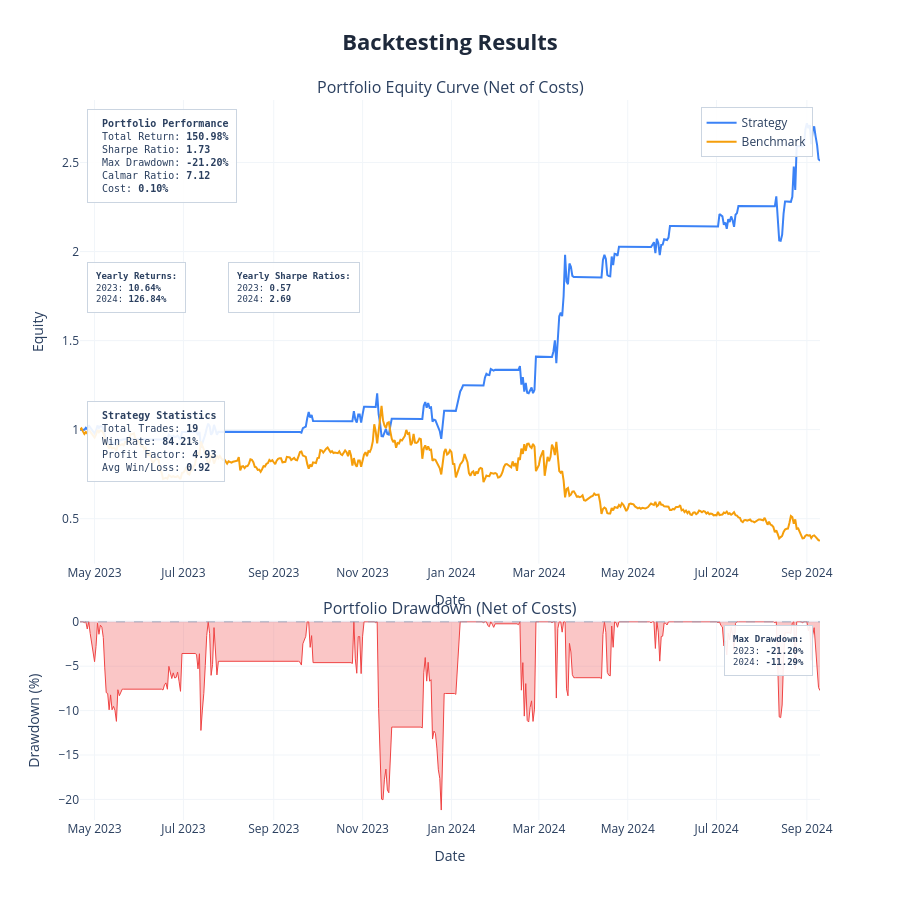

Notebook code cell kept with this figure:
### Code cell
param_defs = {
    "lookback":    ("int",   90, 110),
    "z_lookback":  ("int",   60, 100),
    "entry":       ("float", 1, 3),
    "exit":        ("float", 0.1, 1.5),
    "stop_z":      ("float", 3.5, 5.00),
    "max_holding": ("int",   8, 25),
}

fixed_params = {"stop_z":  4.7614
}   

def pair_reject(metrics):
    if metrics is None:
        return True
    if metrics["num_trades"] < 5:
        return True
    if metrics["profit_factor"] < 0.7:
        return True
    return False

test_params = {
    "lookback": 126,
    "z_lookback": 60,
    "entry": 1.8,
    "exit": 0.5,
    "stop_z": 3.5,
    "max_holding": 15,
}

pair_df, indicator_cols = pair_strategy_fn(pair_prices.copy(), test_params)

display(pair_df.head())
display(pair_df.tail())

results = backtest(
    data=pair_df,
    cost=pair_cost,
    show_plot=True,
    save_html=None,
    show_trades=False,
    benchmark_data=None
)

print(f"Pair: {Y} vs {X}")
print(f"Return        {results['total_return']*100:>8.2f}%")
print(f"Sharpe        {results['sharpe_ratio']:>8.2f}")
print(f"Max Drawdown  {results['max_drawdown']*100:>8.2f}%")
print(f"Calmar        {results['calmar_ratio']:>8.2f}")
print(f"Trades        {results['num_trades']:>8}")
print(f"Win Rate      {results['win_rate']*100:>8.2f}%")
print(f"Profit Factor {results['profit_factor']:>8.2f}")

### Figure 1 — Plotly figure (JSON) as saved in the notebook; plotly's stock layout.template omitted (floating-point values rounded to 4 significant figures; data arrays with more than 128 entries replaced by an {"elided": "..."} marker saying what was removed)
{"data": [{"hovertemplate": "<b>Strategy</b><br>Date: %{x}<br>Equity: %{y:.4f}<extra></extra>", "line": {"color": "#3b82f6", "width": 2}, "mode": "lines", "name": "Strategy", "type": "scatter", "x": {"elided": "509 str values"}, "xaxis": "x", "y": {"elided": "509 float values"}, "yaxis": "y"}, {"hovertemplate": "<b>Benchmark</b><br>Date: %{x}<br>Equity: %{y:.4f}<extra></extra>", "line": {"color": "#f59e0b", "width": 2}, "mode": "lines", "name": "Benchmark", "type": "scatter", "x": {"elided": "509 str values"}, "xaxis": "x", "y": {"elided": "509 float values"}, "yaxis": "y"}, {"fill": "tozeroy", "fillcolor": "rgba(239, 68, 68, 0.3)", "hovertemplate": "<b>Drawdown</b><br>Date: %{x}<br>Drawdown: %{y:.2f}%<extra></extra>", "line": {"color": "#ef4444", "width": 1}, "mode": "lines", "name": "Drawdown", "showlegend": false, "type": "scatter", "x": {"elided": "509 str values"}, "xaxis": "x2", "y": {"elided": "509 float values"}, "yaxis": "y2"}], "layout": {"annotations": [{"font": {"size": 16}, "showarrow": false, "text": "Portfolio Equity Curve (Net of Costs)", "x": 0.5, "xanchor": "center", "xref": "paper", "y": 1, "yanchor": "bottom", "yref": "paper"}, {"font": {"size": 16}, "showarrow": false, "text": "Portfolio Drawdown (Net of Costs)", "x": 0.5, "xanchor": "center", "xref": "paper", "y": 0.276, "yanchor": "bottom", "yref": "paper"}, {"align": "left", "bgcolor": "rgba(255, 255, 255, 0.9)", "bordercolor": "#cbd5e1", "borderpad": 8, "borderwidth": 1, "font": {"family": "monospace", "size": 10}, "showarrow": false, "text": "\n<b>Portfolio Performance</b><br>\nTotal Return: <b>150.98%</b><br>\nSharpe Ratio: <b>1.73</b><br>\nMax Drawdown: <b>-21.20%</b><br>\nCalmar Ratio: <b>7.12</b><br>\nCost: <b>0.10%</b>\n", "x": 0.01, "xanchor": "left", "xref": "x domain", "y": 0.98, "yanchor": "top", "yref": "y domain"}, {"align": "left", "bgcolor": "rgba(255, 255, 255, 0.9)", "bordercolor": "#cbd5e1", "borderpad": 8, "borderwidth": 1, "font": {"family": "monospace", "size": 9}, "showarrow": false, "text": "<b>Yearly Returns:</b><br>2023: <b>10.64%</b><br>2024: <b>126.84%</b><br>", "x": 0.01, "xanchor": "left", "xref": "x domain", "y": 0.65, "yanchor": "top", "yref": "y domain"}, {"align": "left", "bgcolor": "rgba(255, 255, 255, 0.9)", "bordercolor": "#cbd5e1", "borderpad": 8, "borderwidth": 1, "font": {"family": "monospace", "size": 9}, "showarrow": false, "text": "<b>Yearly Sharpe Ratios:</b><br>2023: <b>0.57</b><br>2024: <b>2.69</b><br>", "x": 0.2, "xanchor": "left", "xref": "x domain", "y": 0.65, "yanchor": "top", "yref": "y domain"}, {"align": "left", "bgcolor": "rgba(255, 255, 255, 0.9)", "bordercolor": "#cbd5e1", "borderpad": 8, "borderwidth": 1, "font": {"family": "monospace", "size": 10}, "showarrow": false, "text": "\n<b>Strategy Statistics</b><br>\nTotal Trades: <b>19</b><br>\nWin Rate: <b>84.21%</b><br>\nProfit Factor: <b>4.93</b><br>\nAvg Win/Loss: <b>0.92</b>\n", "x": 0.01, "xanchor": "left", "xref": "x domain", "y": 0.35, "yanchor": "top", "yref": "y domain"}, {"align": "left", "bgcolor": "rgba(255, 255, 255, 0.9)", "bordercolor": "#cbd5e1", "borderpad": 8, "borderwidth": 1, "font": {"family": "monospace", "size": 9}, "showarrow": false, "text": "<b>Max Drawdown:</b><br>2023: <b>-21.20%</b><br>2024: <b>-11.29%</b><br>", "x": 0.99, "xanchor": "right", "xref": "x2 domain", "y": 0.98, "yanchor": "top", "yref": "y2 domain"}], "height": 900, "hovermode": "x unified", "legend": {"bgcolor": "rgba(255,255,255,0.9)", "bordercolor": "#cbd5e1", "borderwidth": 1, "x": 0.99, "xanchor": "right", "y": 0.99, "yanchor": "top"}, "shapes": [{"line": {"color": "#94a3b8", "dash": "dash", "width": 1}, "type": "line", "x0": 0, "x1": 1, "xref": "x2 domain", "y0": 0, "y1": 0, "yref": "y2"}], "showlegend": true, "title": {"font": {"color": "#1E293B", "size": 22}, "text": "<b>Backtesting Results</b>", "x": 0.5, "xanchor": "center"}, "xaxis": {"anchor": "y", "domain": [0, 1], "gridcolor": "#f1f5f9", "gridwidth": 1, "showgrid": true, "title": {"text": "Date"}}, "xaxis2": {"anchor": "y2", "domain": [0, 1], "gridcolor": "#f1f5f9", "gridwidth": 1, "showgrid": true, "title": {"text": "Date"}}, "yaxis": {"anchor": "x", "domain": [0.356, 1], "gridcolor": "#f1f5f9", "gridwidth": 1, "showgrid": true, "title": {"text": "Equity"}}, "yaxis2": {"anchor": "x2", "domain": [0, 0.276], "gridcolor": "#f1f5f9", "gridwidth": 1, "showgrid": true, "title": {"text": "Drawdown (%)"}}}}
